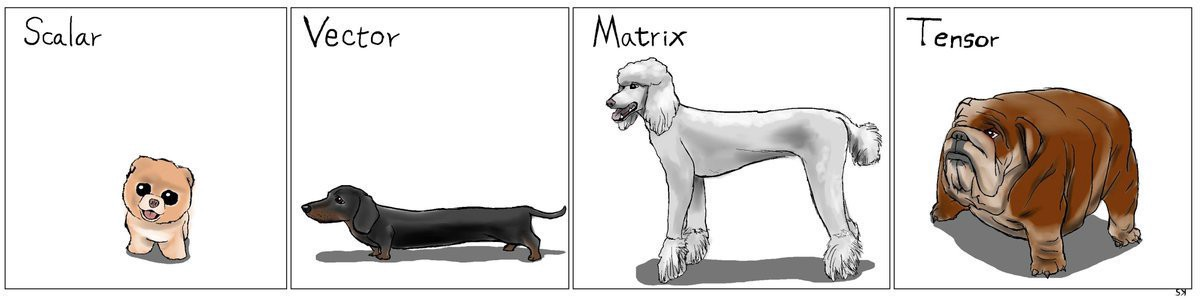
#> input picture Класс 10/IMAGES/I01_Tensor_shapes.jpg, 1200 x 300 px, given in place of Котята.mp4, which was not available
$ jupyter execute --allow-errors 'Тема 06. Работа с видео.ipynb'   (shell and % lines are left out)   (text cells are left out)
#> lines starting #> are read from the running program, lines starting #| are printed output that depends on the picture; pictures that were not available may be replaced by others from this repository, and a replacement may not be noted
[cell 1]
import cv2 # подключаем библиотеку

[cell 2]
frame = cv2.imread('ML_School/img.jpg', 1) # читаем изображение
#> (the rest of this cell did not finish here and is left out)

[cell 3]
# не работает!
#cv2.imshow('image!', frame) # отображение
#cv2.waitKey(0) # задержка
#cv2.destroyAllWindows() # закрытие окна

[cell 4]
from matplotlib import pyplot as plt # подключим библиотеку
#> (the rest of this cell did not finish here and is left out)

#> (a cell that did not finish here is left out)

[cell 6]
scale_percent = 20 # Процент от изначального размера
#> (the rest of this cell did not finish here and is left out)

#> (a cell that did not finish here is left out)

#> (a cell that did not finish here is left out)

#> (a cell that did not finish here is left out)

#> (a cell that did not finish here is left out)

#> (a cell that did not finish here is left out)

#> (a cell that did not finish here is left out)

#> (a cell that did not finish here is left out)

[cell 14]
import cv2 # подключаем библиотеку
from matplotlib import pyplot as plt
cap = cv2.VideoCapture('ML_School/Котята.mp4') # захват видеопотока
cap

[cell 15]
ret, frame = cap.read()# чтение кадра
#> frame is the input picture: shape (300, 1200, 3); mean B, G, R 218.1, 220.7, 224.3
print(cap.isOpened())# прочтен ли он?
print(ret)
#| True
print(frame.shape)
#| (300, 1200, 3)
frame = cv2.cvtColor(frame, cv2.COLOR_BGR2RGB) # надо изменить цвета
plt.imshow(frame)# рисуем окно
plt.show()# выводим на экран

[cell 16]
cap.release() # освобождение видеопотока
cv2.destroyAllWindows() # закрытие окон

[cell 17]
import cv2 # подключим библиотеку
import matplotlib.pyplot as plt
def testOnVideo(videoPath, max_frames=10): # создадим функцию для работы с кадрами, принимает видеопоток
#> called with videoPath = 'ML_School/Котята.mp4', max_frames = 5
    cap = cv2.VideoCapture(videoPath) # захват видеопотока
    ret, frame = cap.read() # чтение первого кадра
    frame = cv2.cvtColor(frame, cv2.COLOR_BGR2GRAY) # конвертируем цвет в серый
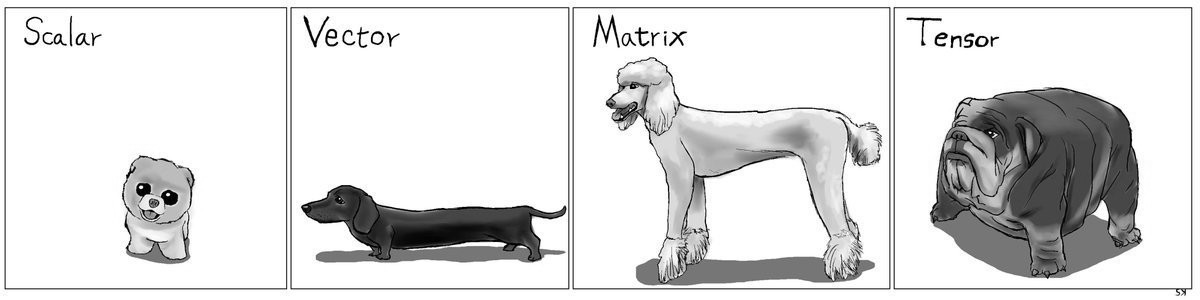
#> frame: shape (300, 1200); min 0, max 255, mean 221.5
    old_frame=frame # копия кадра

    for i in range(max_frames): # в  цикле
        ret, frame = cap.read() # читаем кадр
        frame = cv2.cvtColor(frame, cv2.COLOR_BGR2GRAY) # конвертируем в серое
        diff, score = calc_difference(frame, old_frame) # считаем различие текущего и предыдущего кадра
        old_frame=frame # сохраняем кадр
        plt.imshow(diff)# рисуем окно
        plt.show()
        #cv2.imshow('img',diff) # отображаем
        cv2.waitKey(1000) # ждем 1 сек.

    cv2.destroyAllWindows() # закрываем окно


$ run again, on Класс 10/IMAGES/I20_Bootstrap.jpg
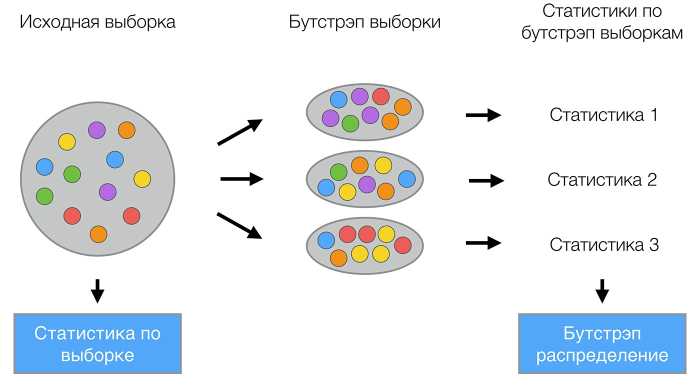
#> input picture Класс 10/IMAGES/I20_Bootstrap.jpg, 1400 x 772 px, given in place of Котята.mp4, which was not available (shown at 1/2 size)
#> frame is the input picture: shape (772, 1400, 3); mean B, G, R 239.2, 235.1, 230.4
#| True
#| (772, 1400, 3)
#> in testOnVideo, `frame = cv2.cvtColor(frame, cv2.COLOR_BGR2GRAY)`:
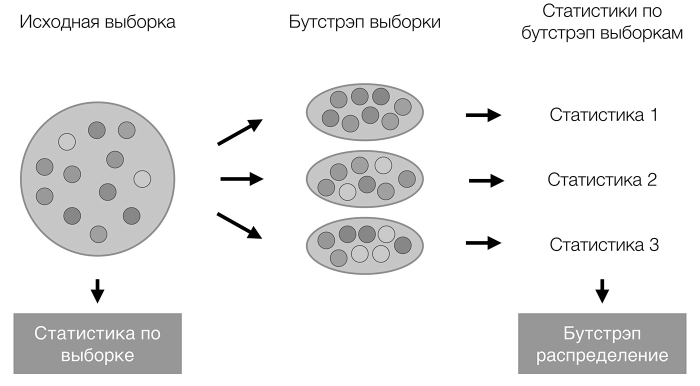
#> frame: shape (772, 1400) (shown at 1/2 size); min 0, max 255, mean 234.2

$ run again, on Класс 10/IMAGES/I23_PCAvsICA.jpg
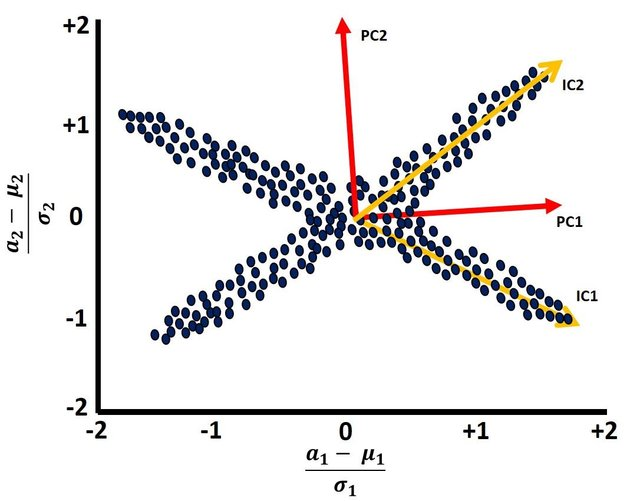
#> input picture Класс 10/IMAGES/I23_PCAvsICA.jpg, 640 x 501 px, given in place of Котята.mp4, which was not available
#> frame is the input picture: shape (501, 640, 3); mean B, G, R 233.7, 233.3, 234.4
#| True
#| (501, 640, 3)
#> in testOnVideo, `frame = cv2.cvtColor(frame, cv2.COLOR_BGR2GRAY)`:
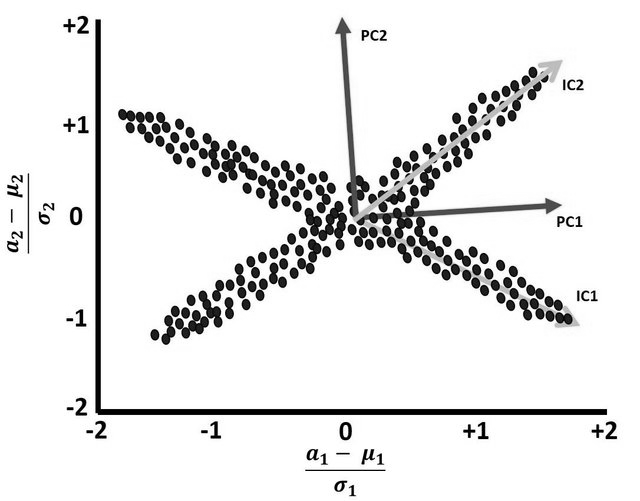
#> frame: shape (501, 640); min 0, max 255, mean 233.7
